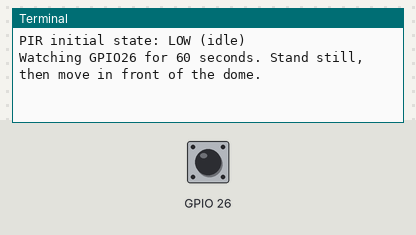
The program below on a simulated Raspberry Pi (BCM pin numbers). Shown: the last lines printed to the terminal. The test bench sets the inputs (shaded band); at power-on: GPIO 26 LOW.

Above: at 1.2 s.
1.3 s: GPIO 26 pulled HIGH for 0.15 s
At 2.1 s:
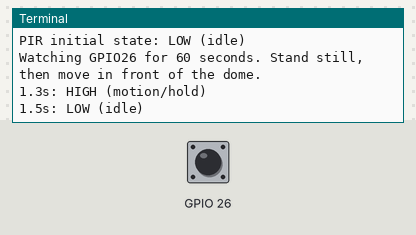
2.9 s: GPIO 26 pulled HIGH for 1 s
At 3.7 s:
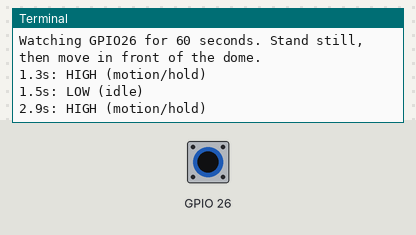
5.4 s: GPIO 26 pulled HIGH for 0.15 s
At 6.5 s:
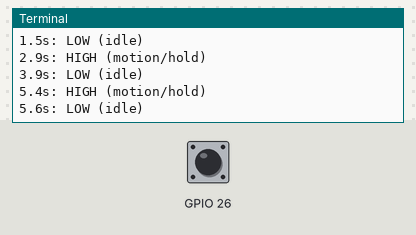

The program:

test-motion.py
```python
#!/usr/bin/env python3
"""Read the PIR at physical pin 37 / BCM GPIO26 for a bounded manual test."""
import argparse
from time import monotonic, sleep

from gpiozero import DigitalInputDevice
from gpiozero.pins.lgpio import LGPIOFactory


def main():
    parser = argparse.ArgumentParser(description=__doc__)
    parser.add_argument('--seconds', type=int, default=60)
    args = parser.parse_args()
    if not 5 <= args.seconds <= 120:
        parser.error('--seconds must be between 5 and 120')
    factory = LGPIOFactory(chip=0)
    started = monotonic()
    changes = 0
    try:
        with DigitalInputDevice(26, pull_up=False, pin_factory=factory) as sensor:
            previous = bool(sensor.value)
            print(f'PIR initial state: {"HIGH (motion/hold)" if previous else "LOW (idle)"}', flush=True)
            print(f'Watching GPIO26 for {args.seconds} seconds. Stand still, then move in front of the dome.', flush=True)
            while monotonic() - started < args.seconds:
                current = bool(sensor.value)
                if current != previous:
                    changes += 1
                    print(f'{monotonic() - started:.1f}s: {"HIGH (motion/hold)" if current else "LOW (idle)"}', flush=True)
                    previous = current
                sleep(0.05)
            print(f'Test ended: {changes} state changes; final state {"HIGH" if previous else "LOW"}.', flush=True)
            print('Match state changes to actual movement to confirm operation.', flush=True)
    finally:
        factory.close()


if __name__ == '__main__':
    main()
```

Measured:
- after the input at 1.3 s, the terminal: prints a new line at once (image 1)
- after the input at 2.9 s, the terminal: prints a new line at once (image 2)
- after the input at 5.4 s, the terminal: prints a new line at once (image 3)
